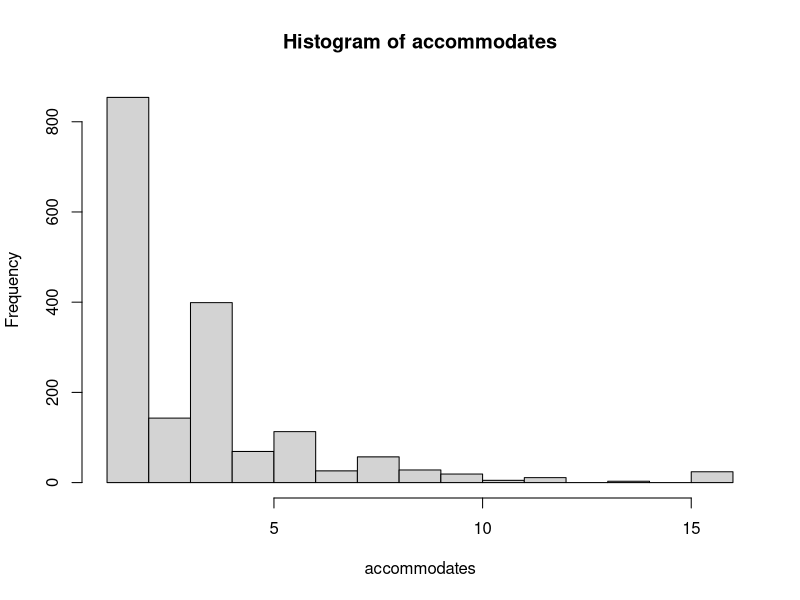
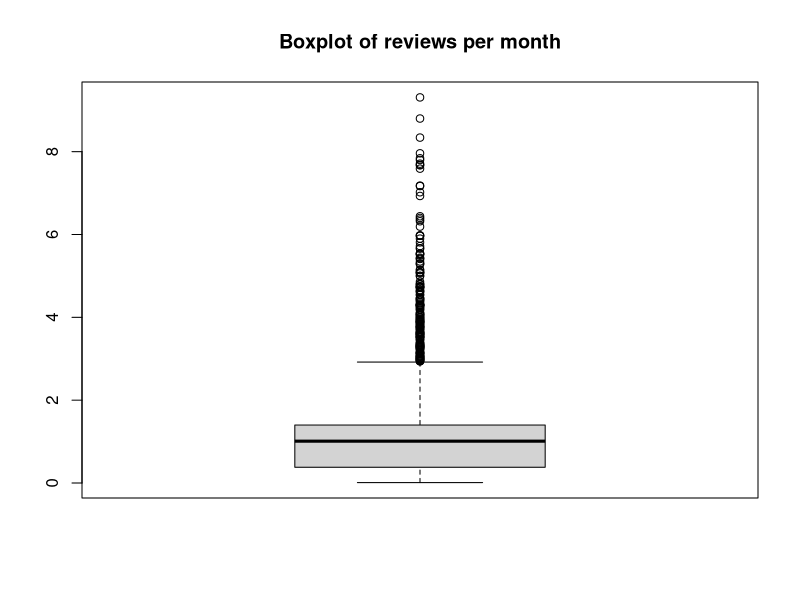

The R script that drew these images, in order: (Note: this script raises an error after producing the figures.)
options(digits = 5)

stats <- function(x){
    x_mean = mean(x)
    ux <- unique(x)
    tab <- tabulate(match(x, ux))
    x_mode <- ux[tab == max(tab)]
    x_median <- median(x)
    x_sd <- sd(x)
    x_varc <- var(x)
    x_var_coeff <- x_sd/x_mean
    quantiles <- quantile(x)
    answer <- list("mean" = x_mean, "mode" = x_mode, "median" = x_median, "sd" = x_sd, "varc" = x_varc, "var_coeff" = x_var_coeff, "quantiles" = quantiles)
}

export_data <- function(statistics, file_name){
    fd <- file(file_name)
    open(fd, "w+b")
    write(paste("\n\tmean ------> ", statistics$mean), file = file_name, append = TRUE)
    write(paste("\n\tmode ------> ", statistics$mode), file = file_name, append = TRUE)
    write(paste("\n\tmedian ------> ", statistics$median), file = file_name, append = TRUE)
    write(paste("\n\tsd ------> ", statistics$sd), file = file_name, append = TRUE)
    write(paste("\n\tvarc ------> ", statistics$varc), file = file_name, append = TRUE)
    write(paste("\n\tvar_coeff ------> ", statistics$var_coeff), file = file_name, append = TRUE)
    write(paste("\n\t1st quantile ------> ", statistics$quantiles[2]), file = file_name, append = TRUE)
    write(paste("\n\t2rd quantile ------> ", statistics$quantiles[3]), file = file_name, append = TRUE)
    write(paste("\n\t3rd quantile ------> ", statistics$quantiles[4]), file = file_name, append = TRUE)
    close(fd)
}

raw_csv <- read.csv("listings-antwerp.csv")
data <- raw_csv[c("accommodates", "bedrooms", "price", "reviews_per_month")]

reviews_per_month_avg_notNAs <- mean(data[["reviews_per_month"]], na.rm = TRUE)
data[is.na(data[["reviews_per_month"]]), "reviews_per_month"] <- reviews_per_month_avg_notNAs

bedrooms_avg_notNAs <- mean(data[["bedrooms"]], na.rm = TRUE)
data[is.na(data[["bedrooms"]]), "bedrooms"] <- floor(bedrooms_avg_notNAs) 

accommodates <- data[,"accommodates"]
string_raw_prices <- data [,"price"]
reviews_per_month <- data[,"reviews_per_month"]
amount_of_bedrooms <- data[,"bedrooms"]

print(amount_of_bedrooms)

string_prices <- gsub(pattern =  "\\$", replacement =  "", string_raw_prices)
string_prices2 <- gsub(pattern =  ",", replacement =  "", string_prices)
prices <- as.numeric(as.character(string_prices2))

#histograms
png("./datos generados (Ejercicio 2)/accomodates_hist.png")
hist(accommodates)
dev.off()
png("./datos generados (Ejercicio 2)/prices_hist.png")
dev.new(hist(prices))
dev.off()
png("./datos generados (Ejercicio 2)/reviews_per_month_hist.png")
dev.new(hist(reviews_per_month))
dev.off()

#boxplots
png("./datos generados (Ejercicio 2)/accommodates.png")
dev.new(boxplot(accommodates, main = "Boxplot of accomodates"))
dev.off()
png("./datos generados (Ejercicio 2)/prices_boxplot.png")
dev.new(boxplot(prices, main = "Boxplot of prices"))
dev.off()
png("./datos generados (Ejercicio 2)/reviews_per_month_boxplot.png")
boxplot(reviews_per_month, main = "Boxplot of reviews per month")
dev.off()

export_data(stats(accommodates), "./datos generados (Ejercicio 2)/accomodates.txt")
export_data(stats(prices), "./datos generados (Ejercicio 2)/prices.txt")
export_data(stats(reviews_per_month), "./datos generados (Ejercicio 2)/reviews_per_month.txt")

one_bedroom_amount <- 0
one_bedroom_price_sum <- 0
several_bedroom_amount <- 0
several_bedroom_price_sum <- 0
for(i in 1:length(amount_of_bedrooms)){
    if (amount_of_bedrooms[i] == 1) {
       one_bedroom_amount <- one_bedroom_amount + 1
       one_bedroom_price_sum <- one_bedroom_price_sum + prices[i]
    }
    else {
        several_bedroom_amount <- several_bedroom_amount + 1
        several_bedroom_price_sum <- several_bedroom_price_sum + prices[i]
    }
}

file_name = "./datos generados (Ejercicio 3)/answer.txt"
fd <- file(file_name)
open(fd, "w+b")
write(paste("\n\tone bedroom average price ------> ", as.numeric(as.character(formatC(one_bedroom_price_sum/one_bedroom_amount, digits = 3, format = "f")))), file = file_name, append = TRUE)
write(paste("\n\tseveral bedroom average price ------> ", as.numeric(as.character(formatC(several_bedroom_price_sum/several_bedroom_amount, digits = 3, format = "f")))), file = file_name, append = TRUE)
close(fd)
